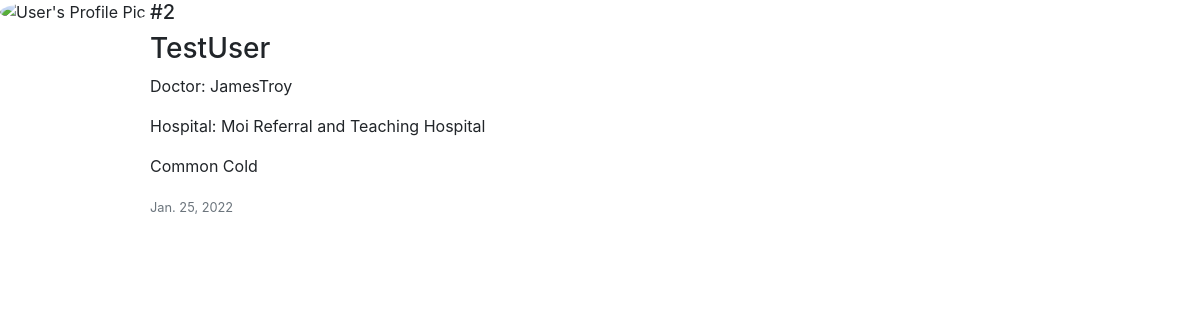
The app's page /MedicalApp/record/2/ with its own data.
### MedicalApp/models.py (models this page shows, shortened)
class Record(models.Model):
    Patient_ID = models.ForeignKey(Patient, on_delete=models.CASCADE)
    Doctor_ID = models.ForeignKey(Doctor, on_delete=models.RESTRICT)
    Hospital_ID = models.ForeignKey(Hospital, on_delete=models.RESTRICT)
    New_Diagnosis = models.TextField()
    Record_Date = models.DateField(default=timezone.now)

class Hospital(models.Model):
    Hospital_Image = models.ImageField(default='default.png', upload_to='hospital_pics')
    Hospital_Name = models.CharField(max_length=100, blank=False)
    Hospital_Description = models.TextField()
    Registration_Date = models.DateTimeField(default=timezone.now)
    Admin_ID = models.ForeignKey(Administrator, on_delete=models.RESTRICT)
    def __str__(self):
        return self.Hospital_Name

### Users/models.py (models this page shows)
class Patient(models.Model):
    user = models.OneToOneField(CustomUser, on_delete=models.CASCADE, primary_key=True)
    A_positive = 'A+'
    A_negative = 'A-'
    B_positive = 'B+'
    B_negative = 'B-'
    O_positive = 'O+'
    O_negative = 'O-'
    AB_positive = 'AB+'
    AB_negative = 'AB-'
    BLOOD_GROUP_CHOICES = [(A_positive, 'A+'), (A_negative, 'A-'), (B_positive, 'B+'),
                           (B_negative, 'B-'), (O_positive, 'O+'), (O_negative, 'O-'), (AB_positive, 'AB+'),
                           (AB_negative, 'AB-'),
                           ]
    Blood_Group = models.CharField(max_length=4, choices=BLOOD_GROUP_CHOICES, null=True, blank=True,
                                   default=AB_positive)
    Allergies = models.TextField(null=True, blank=True)
    Next_Of_Kin = models.TextField(null=True, blank=True)
    class Meta:
        verbose_name = 'Patient Module'
    def __str__(self):
        return str(self.user)

class CustomUser(AbstractUser):
    first_name = models.CharField(max_length=150)
    last_name = models.CharField(max_length=150)
    email = models.EmailField(null=False)
    Phone_Number = models.CharField(max_length=14, null=True)
    Physical_Address = models.TextField(null=True)
    Date_Of_Birth = models.DateField(auto_now=False, null=True)
    Age = models.CharField(max_length=3, null=True)
    Male = 'M'
    Female = 'F'
    SEX_CHOICES = [(Male, 'M'), (Female, 'F')]
    Sex = models.CharField(max_length=30, choices=SEX_CHOICES, null=True)
    is_patient = models.BooleanField('is_patient', default=False)
    is_doctor = models.BooleanField('is_doctor', default=False)
    is_administrator = models.BooleanField('is_administrator', default=False)
    is_hospital = models.BooleanField('is_hospital', default=False)
    def __str__(self):
        return self.username

class Doctor(models.Model):
    user = models.OneToOneField(CustomUser, on_delete=models.CASCADE, primary_key=True)
    Card = 'Cardiologist'
    Dent = 'Dentist'
    Derm = 'Dermatology'
    Neuro = 'Neurologist'
    Path = 'Pathology'
    Ped = 'Pediatrician'
    Phy = 'Physician'
    Ob_GYN = 'Obstetrician and Gynecologist'
    Onc = 'Oncologist'
    SPECIALTY = [(Card, 'Cardiologist'), (Dent, 'Dentist'), (Derm, 'Dermatology'),
                 (Neuro, 'Neurologist'), (Path, 'Pathology'), (Ped, 'Pediatrician'), (Phy, 'Physician'),
                 (Ob_GYN, 'Obstetrician and Gynecologist'), (Onc, 'Oncologist'), ]
    specialty = models.CharField(max_length=50, choices=SPECIALTY, null=True, blank=True, default=Phy)
    class Meta:
        verbose_name = 'Doctor Module'
    def __str__(self):
        return str(self.user)

### MedicalApp/views.py (the view)
# urls.py: path('record/<str:pk>/', RecordsDetailView.as_view(), name='Records-Details'),
class RecordsDetailView(DetailView):
    model = Record

### MedicalApp/Templates/MedicalApp/record_detail.html (shortened to what this page needs)
{% load crispy_forms_tags %}
{% load static %}
<!DOCTYPE html>
<html lang="en">
<head>
    <link href="https://cdn.jsdelivr.net/npm/bootstrap@5.0.2/dist/css/bootstrap.min.css" rel="stylesheet">
<link rel="stylesheet" href="https://stackpath.bootstrapcdn.com/bootstrap/4.2.1/css/bootstrap.min.css">
</head>
<body>
    <article class="media content-section">
        <img alt="User's Profile Pic" src="{{ user.profile.image.url}}" class="rounded-circle" width="150px;">
        <div class="media-body">
            <div class="article-metadata">
                <h5>#{{ object.id }}</h5>
                <h3>{{ object.Patient_ID }}</h3>
                <p>Doctor: {{ object.Doctor_ID }}</p>
                <p>Hospital: {{ object.Hospital_ID }}</p>
            </div>
            <p class="article-content">{{ object.New_Diagnosis }}</p>
             <small class="text-muted">{{ object.Record_Date }}</small>
        </div>
    </article>
</body>

### records on screen
Record: id "2", Patient_ID "TestUser", Doctor_ID "JamesTroy", Hospital_ID "Moi Referral and Teaching Hospital", New_Diagnosis "Common Cold", Record_Date "Jan. 25, 2022"
